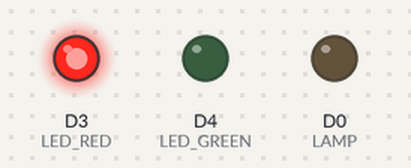
Recording of a sketch running on a simulated ESP8266 (NodeMCU). On the bench: output pins drawn as LEDs (lit = HIGH).

Above: at 0.05 s.
At 1.8 s:
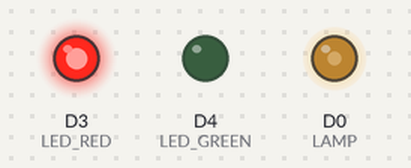
At 2.9 s:
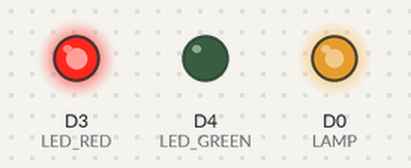
At 7.3 s:
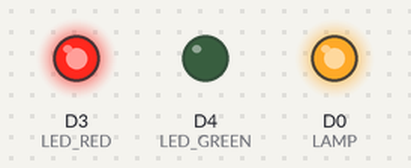
At 10.95 s:
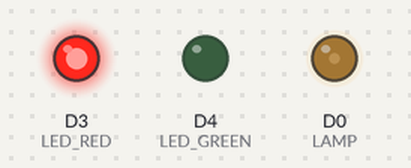
At 14.6 s:
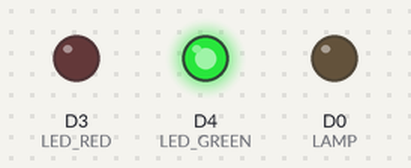
Timing chart, 0 to 19.1 s (numbered marks = the images above):
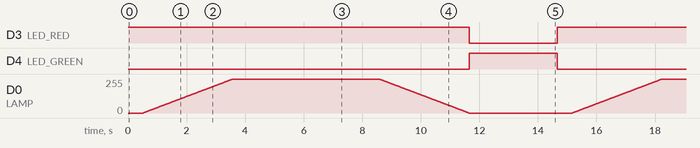

The sketch:

crank-test.ino
```cpp
#define LED_RED D3
#define LED_GREEN D4
#define LAMP D0

void setup() {
  pinMode(LED_RED, OUTPUT);
  pinMode(LED_GREEN, OUTPUT);
  pinMode(LAMP, OUTPUT);

}

void loop() {
  digitalWrite(LED_RED, HIGH);
  digitalWrite(LED_GREEN, LOW);
  delay(500);

  for(int i = 0; i < 1023; i++){
    analogWrite(LAMP, i);
    delay(3);
  }
  delay(5000);
  for(int i = 1024; i >=0; i--){
    analogWrite(LAMP, i);
    delay(3);
  }

  digitalWrite(LED_RED, LOW);
  digitalWrite(LED_GREEN, HIGH);
  delay(3000);
}
```

Measured:
- by itself, D3 (LED_RED): alternates HIGH for 11.7 s and LOW for 3.0 s
- by itself, D4 (LED_GREEN): alternates HIGH for 3.0 s and LOW for 11.7 s
